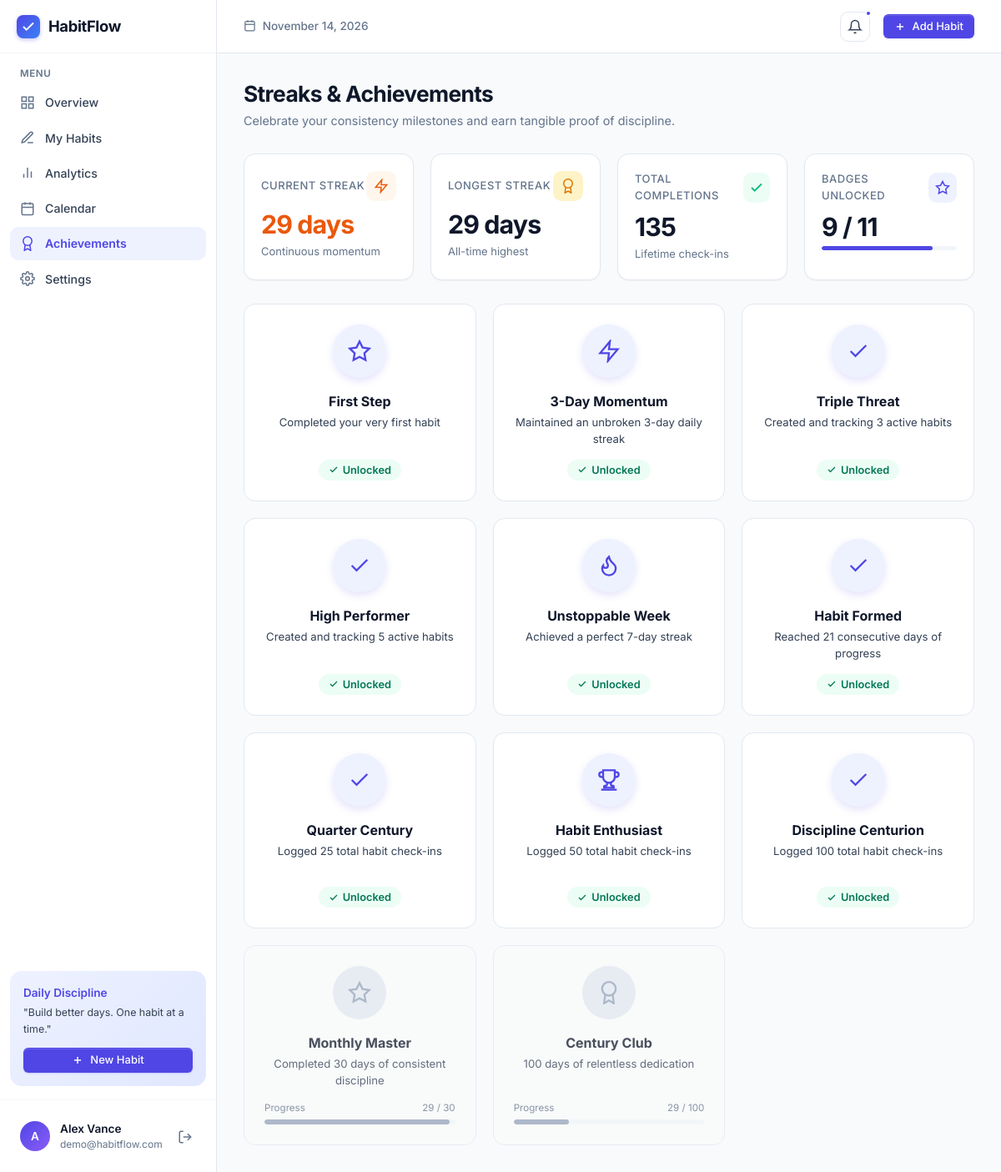
Page /app/achievements/ (signed in) on the committed database.
### tables this page shows
CREATE TABLE users (
    id INTEGER PRIMARY KEY AUTOINCREMENT,
    name TEXT NOT NULL,
    email TEXT UNIQUE NOT NULL,
    password_hash TEXT NOT NULL,
    bio TEXT DEFAULT '',
    avatar TEXT DEFAULT 'indigo',
    created_at TIMESTAMP DEFAULT CURRENT_TIMESTAMP
);

CREATE TABLE user_achievements (
    id INTEGER PRIMARY KEY AUTOINCREMENT,
    user_id INTEGER NOT NULL,
    achievement_id INTEGER NOT NULL,
    unlocked_at TIMESTAMP DEFAULT CURRENT_TIMESTAMP,
    UNIQUE(user_id, achievement_id),
    FOREIGN KEY (user_id) REFERENCES users (id) ON DELETE CASCADE,
    FOREIGN KEY (achievement_id) REFERENCES achievements (id) ON DELETE CASCADE
);

CREATE TABLE achievements (
    id INTEGER PRIMARY KEY AUTOINCREMENT,
    slug TEXT UNIQUE NOT NULL,
    title TEXT NOT NULL,
    description TEXT NOT NULL,
    icon TEXT NOT NULL,
    category TEXT NOT NULL,
    req_type TEXT NOT NULL, -- 'streak', 'total_completions', 'active_habits', 'first_habit'
    req_value INTEGER NOT NULL
);

### routes/achievements.py (the view)
@achievements_bp.route('/')
@login_required
def index():
    db = get_db()
    user_id = g.user['id']
    check_and_unlock_achievements(db, user_id)
    stats = get_user_stats(db, user_id)
    current_streak = stats['current_streak']
    best_streak = stats['best_streak']
    total_completions = stats['total_completions']
    total_active = stats['total_active']
    rows = db.execute('''
        SELECT a.*, ua.unlocked_at
        FROM achievements a
        LEFT JOIN user_achievements ua
          ON a.id = ua.achievement_id AND ua.user_id = ?
        ORDER BY (ua.unlocked_at IS NOT NULL) DESC, a.req_value ASC
    ''', (user_id,)).fetchall()
    badges = []
    unlocked_count = 0
    for r in rows:
        b = dict(r)
        is_unlocked = b['unlocked_at'] is not None
        if is_unlocked:
            unlocked_count += 1
            progress_pct = 100
            current_val = b['req_value']
        else:
            req_type = b['req_type']
            req_val = b['req_value']
            if req_type in ('first_habit', 'total_completions'):
                current_val = total_completions
            elif req_type == 'streak':
                current_val = best_streak
            elif req_type == 'active_habits':
                current_val = total_active
            else:
                current_val = 0
            progress_pct = min(100, round((current_val / req_val) * 100)) if req_val > 0 else 0
        b['is_unlocked'] = is_unlocked
        b['progress_pct'] = progress_pct
        b['current_val'] = current_val
        badges.append(b)
    total_achievements = len(badges)
    completion_rate = round((unlocked_count / total_achievements * 100)) if total_achievements > 0 else 0
    return render_template(
        'app/achievements.html',
        stats=stats,
        badges=badges,
        unlocked_count=unlocked_count,
        total_achievements=total_achievements,
        completion_rate=completion_rate
    )

### auth.py (called while the page is built)
def login_required(view):
    @functools.wraps(view)
    def wrapped_view(**kwargs):
        if g.user is None:
            flash('Please sign in to access HabitFlow.', 'info')
            return redirect(url_for('auth.login', next=request.url))
        return view(**kwargs)
    return wrapped_view

### database.py (called while the page is built)
def get_db():
    if 'db' not in g:
        db_path = current_app.config['DATABASE']
        g.db = sqlite3.connect(db_path)
        g.db.row_factory = sqlite3.Row
        g.db.execute("PRAGMA foreign_keys = ON;")
    return g.db

### templates/app/achievements.html (shortened to what this page needs)
{% extends 'app_base.html' %}
{% block app_content %}
<div class="page-header">
  <div>
    <h1 class="page-title">Streaks & Achievements</h1>
    <p class="page-subtitle">Celebrate your consistency milestones and earn tangible proof of discipline.</p>
  </div>
</div>
<div class="grid-4" style="margin-bottom: 28px;">
  <div class="metric-card">
    <div class="metric-header">
      <span class="metric-label">Current Streak</span>
      <div class="metric-icon-wrap" style="background: #FFF7ED; color: #EA580C;">
        <svg width="18" height="18" fill="none" stroke="currentColor" stroke-width="2" viewBox="0 0 24 24"><polygon points="13 2 3 14 12 14 11 22 21 10 12 10 13 2"></polygon></svg>
      </div>
    </div>
    <div class="metric-value" style="color: #EA580C;">{{ stats.current_streak }} days</div>
    <div class="metric-sub">
      <span>Continuous momentum</span>
    </div>
  </div>
  <div class="metric-card">
    <div class="metric-header">
      <span class="metric-label">Longest Streak</span>
      <div class="metric-icon-wrap" style="background: #FEF3C7; color: #D97706;">
        <svg width="18" height="18" fill="none" stroke="currentColor" stroke-width="2" viewBox="0 0 24 24"><circle cx="12" cy="8" r="7"></circle><polyline points="8.21 13.89 7 23 12 20 17 23 15.79 13.88"></polyline></svg>
      </div>
    </div>
    <div class="metric-value">{{ stats.best_streak }} days</div>
    <div class="metric-sub">
      <span>All-time highest</span>
    </div>
  </div>
  <div class="metric-card">
    <div class="metric-header">
      <span class="metric-label">Total Completions</span>
      <div class="metric-icon-wrap" style="background: var(--success-light); color: var(--success);">
        <svg width="18" height="18" fill="none" stroke="currentColor" stroke-width="2.5" viewBox="0 0 24 24"><polyline points="20 6 9 17 4 12"></polyline></svg>
      </div>
    </div>
    <div class="metric-value">{{ stats.total_completions }}</div>
    <div class="metric-sub">
      <span>Lifetime check-ins</span>
    </div>
  </div>
  <div class="metric-card">
    <div class="metric-header">
      <span class="metric-label">Badges Unlocked</span>
      <div class="metric-icon-wrap" style="background: var(--primary-light); color: var(--primary);">
        <svg width="18" height="18" fill="none" stroke="currentColor" stroke-width="2" viewBox="0 0 24 24"><polygon points="12 2 15.09 8.26 22 9.27 17 14.14 18.18 21.02 12 17.77 5.82 21.02 7 14.14 2 9.27 8.91 8.26 12 2"></polygon></svg>
      </div>
    </div>
    <div class="metric-value">{{ unlocked_count }} / {{ total_achievements }}</div>
    <div class="metric-sub">
      <div class="progress-bar-wrap" style="height: 5px; flex: 1;">
        <div class="progress-bar-fill" style="width: {{ completion_rate }}%; background-color: var(--primary);"></div>
      </div>
    </div>
  </div>
</div>
<div class="grid-3">
  {% for b in badges %}
    <div class="badge-card {% if not b.is_unlocked %}is-locked{% endif %}">
      <div class="badge-icon-frame">
        {% if b.icon == 'sparkles' %}
          <svg width="28" height="28" fill="none" stroke="currentColor" stroke-width="2" viewBox="0 0 24 24"><path d="M12 2l3.09 6.26L22 9.27l-5 4.87 1.18 6.88L12 17.77l-6.18 3.25L7 14.14 2 9.27l6.91-1.01L12 2z"></path></svg>
        {% elif b.icon == 'zap' %}
          <svg width="28" height="28" fill="none" stroke="currentColor" stroke-width="2" viewBox="0 0 24 24"><polygon points="13 2 3 14 12 14 11 22 21 10 12 10 13 2"></polygon></svg>
        {% elif b.icon == 'flame' %}
          <svg width="28" height="28" fill="none" stroke="currentColor" stroke-width="2" viewBox="0 0 24 24"><path d="M8.5 14.5A2.5 2.5 0 0 0 11 12c0-1.38-.5-2-1-3-1.072-2.143-.224-4.054 2-6 .5 2.5 2 4.9 4 6.5 2 1.6 3 3.5 3 5.5a7 7 0 1 1-14 0c0-1.153.433-2.294 1-3a2.5 2.5 0 0 0 2.5 2.5z"></path></svg>
        {% elif b.icon == 'crown' %}
          <svg width="28" height="28" fill="none" stroke="currentColor" stroke-width="2" viewBox="0 0 24 24"><polygon points="12 2 15.09 8.26 22 9.27 17 14.14 18.18 21.02 12 17.77 5.82 21.02 7 14.14 2 9.27 8.91 8.26 12 2"></polygon></svg>
        {% elif b.icon == 'award' %}
          <svg width="28" height="28" fill="none" stroke="currentColor" stroke-width="2" viewBox="0 0 24 24"><circle cx="12" cy="8" r="7"></circle><polyline points="8.21 13.89 7 23 12 20 17 23 15.79 13.88"></polyline></svg>
        {% elif b.icon == 'trophy' %}
          <svg width="28" height="28" fill="none" stroke="currentColor" stroke-width="2" viewBox="0 0 24 24"><path d="M6 9H4.5a2.5 2.5 0 0 1 0-5H6"></path><path d="M18 9h1.5a2.5 2.5 0 0 0 0-5H18"></path><path d="M4 22h16"></path><path d="M10 14.66V17c0 .55-.45 1-1 1H8c-.55 0-1 .45-1 1v1h10v-1c0-.55-.45-1-1-1h-1c-.55 0-1-.45-1-1v-2.34"></path><path d="M18 2H6v7a6 6 0 0 0 12 0V2z"></path></svg>
        {% else %}
          <svg width="28" height="28" fill="none" stroke="currentColor" stroke-width="2" viewBox="0 0 24 24"><polyline points="20 6 9 17 4 12"></polyline></svg>
        {% endif %}
      </div>
      <div class="badge-title">{{ b.title }}</div>
      <div class="badge-desc">{{ b.description }}</div>
      <div class="badge-status-tag">
        {% if b.is_unlocked %}
          <span class="badge badge-success" style="padding: 5px 12px; font-size: 0.8rem;">
            <svg width="12" height="12" fill="none" stroke="currentColor" stroke-width="2.5" viewBox="0 0 24 24"><polyline points="20 6 9 17 4 12"></polyline></svg>
            Unlocked
          </span>
        {% else %}
          <div>
            <div style="display: flex; justify-content: space-between; font-size: 0.725rem; color: var(--text-muted); margin-bottom: 5px;">
              <span>Progress</span>
              <span>{{ b.current_val }} / {{ b.req_value }}</span>
            </div>
            <div class="progress-bar-wrap" style="height: 6px;">
              <div class="progress-bar-fill" style="width: {{ b.progress_pct }}%; background-color: #94A3B8;"></div>
            </div>
          </div>
        {% endif %}
      </div>
    </div>
  {% endfor %}
</div>
{% endblock %}

### templates/app_base.html (shortened to what this page needs)
{% extends 'base.html' %}
{% block content %}
<div class="app-container">
  <aside class="app-sidebar">
    <div class="sidebar-header">
      <a href="{{ url_for('dashboard.index') }}" class="brand-link">
        <div class="brand-logo-icon">
          <svg width="18" height="18" fill="none" stroke="currentColor" stroke-width="2.5" viewBox="0 0 24 24">
            <polyline points="20 6 9 17 4 12"></polyline>
          </svg>
        </div>
        <span>HabitFlow</span>
      </a>
    </div>
    <div class="sidebar-content">
      <div>
        <div class="nav-section-title">Menu</div>
        <ul class="nav-menu">
          <li class="nav-item">
            <a href="{{ url_for('dashboard.index') }}" class="nav-link {% if request.endpoint == 'dashboard.index' %}active{% endif %}">
              <svg width="18" height="18" fill="none" stroke="currentColor" stroke-width="2" viewBox="0 0 24 24">
                <rect x="3" y="3" width="7" height="7"></rect>
                <rect x="14" y="3" width="7" height="7"></rect>
                <rect x="14" y="14" width="7" height="7"></rect>
                <rect x="3" y="14" width="7" height="7"></rect>
              </svg>
              <span>Overview</span>
            </a>
          </li>
          <li class="nav-item">
            <a href="{{ url_for('habits.index') }}" class="nav-link {% if request.endpoint and 'habits' in request.endpoint %}active{% endif %}">
              <svg width="18" height="18" fill="none" stroke="currentColor" stroke-width="2" viewBox="0 0 24 24">
                <path d="M12 20h9"></path>
                <path d="M16.5 3.5a2.121 2.121 0 0 1 3 3L7 19l-4 1 1-4L16.5 3.5z"></path>
              </svg>
              <span>My Habits</span>
            </a>
          </li>
          <li class="nav-item">
            <a href="{{ url_for('analytics.index') }}" class="nav-link {% if request.endpoint and 'analytics' in request.endpoint %}active{% endif %}">
              <svg width="18" height="18" fill="none" stroke="currentColor" stroke-width="2" viewBox="0 0 24 24">
                <line x1="18" y1="20" x2="18" y2="10"></line>
                <line x1="12" y1="20" x2="12" y2="4"></line>
                <line x1="6" y1="20" x2="6" y2="14"></line>
              </svg>
              <span>Analytics</span>
            </a>
          </li>
          <li class="nav-item">
            <a href="{{ url_for('calendar.index') }}" class="nav-link {% if request.endpoint and 'calendar' in request.endpoint %}active{% endif %}">
              <svg width="18" height="18" fill="none" stroke="currentColor" stroke-width="2" viewBox="0 0 24 24">
                <rect x="3" y="4" width="18" height="18" rx="2" ry="2"></rect>
                <line x1="16" y1="2" x2="16" y2="6"></line>
                <line x1="8" y1="2" x2="8" y2="6"></line>
                <line x1="3" y1="10" x2="21" y2="10"></line>
              </svg>
              <span>Calendar</span>
            </a>
          </li>
          <li class="nav-item">
            <a href="{{ url_for('achievements.index') }}" class="nav-link {% if request.endpoint and 'achievements' in request.endpoint %}active{% endif %}">
              <svg width="18" height="18" fill="none" stroke="currentColor" stroke-width="2" viewBox="0 0 24 24">
                <circle cx="12" cy="8" r="7"></circle>
                <polyline points="8.21 13.89 7 23 12 20 17 23 15.79 13.88"></polyline>
              </svg>
              <span>Achievements</span>
            </a>
          </li>
          <li class="nav-item">
            <a href="{{ url_for('settings.index') }}" class="nav-link {% if request.endpoint and 'settings' in request.endpoint %}active{% endif %}">
              <span>Settings</span>
            </a>
          </li>
        </ul>
      </div>
      <div style="background: linear-gradient(135deg, #EEF2FF 0%, #E0E7FF 100%); border-radius: var(--radius-lg); padding: 16px; margin-top: auto;">
        <div style="font-weight: 600; font-size: 0.85rem; color: var(--primary); margin-bottom: 4px;">Daily Discipline</div>
        <p style="font-size: 0.775rem; color: var(--text-secondary); margin-bottom: 12px;">"Build better days. One habit at a time."</p>
        <button type="button" class="btn btn-primary btn-sm" style="width: 100%;" data-modal-open="quickAddModal">
          <svg width="14" height="14" fill="none" stroke="currentColor" stroke-width="2.5" viewBox="0 0 24 24"><line x1="12" y1="5" x2="12" y2="19"></line><line x1="5" y1="12" x2="19" y2="12"></line></svg>
          <span>New Habit</span>
        </button>
      </div>
    </div>
    <div class="sidebar-footer">
      <div class="user-profile-widget">
        <div class="user-avatar">
          {{ user.name[:1].upper() if user and user.name else 'U' }}
        </div>
        <div class="user-info-text">
          <div class="user-name">{{ user.name if user else 'Guest' }}</div>
          <div class="user-role">{{ user.email if user else '' }}</div>
        </div>
        <a href="{{ url_for('auth.logout') }}" title="Sign Out" style="color: var(--text-muted); padding: 4px;">
          <svg width="18" height="18" fill="none" stroke="currentColor" stroke-width="2" viewBox="0 0 24 24">
            <path d="M9 21H5a2 2 0 0 1-2-2V5a2 2 0 0 1 2-2h4"></path>
            <polyline points="16 17 21 12 16 7"></polyline>
            <line x1="21" y1="12" x2="9" y2="12"></line>
          </svg>
        </a>
      </div>
    </div>
  </aside>
  <main class="app-main">
    <header class="app-topbar">
      <div class="topbar-left">
        <span class="topbar-date">
          {{ today_formatted }}
        </span>
      </div>
      <div class="topbar-right">
        <div class="notification-bell-wrap">
          <button type="button" class="bell-btn" id="notifBellBtn" title="Pending Reminders">
            <svg width="18" height="18" fill="none" stroke="currentColor" stroke-width="2" viewBox="0 0 24 24">
              <path d="M18 8A6 6 0 0 0 6 8c0 7-3 9-3 9h18s-3-2-3-9"></path>
              <path d="M13.73 21a2 2 0 0 1-3.46 0"></path>
            </svg>
            {% if pending_reminders|length > 0 %}
            <span class="bell-indicator"></span>
            {% endif %}
          </button>
        </div>
        <button type="button" class="btn btn-primary btn-sm" data-modal-open="quickAddModal">
          <svg width="14" height="14" fill="none" stroke="currentColor" stroke-width="2.5" viewBox="0 0 24 24">
            <line x1="12" y1="5" x2="12" y2="19"></line>
            <line x1="5" y1="12" x2="19" y2="12"></line>
          </svg>
          <span>Add Habit</span>
        </button>
      </div>
    </header>
    <div class="app-content">
      {% block app_content %}{% endblock %}
    </div>
  </main>
</div>
{% endblock %}

### templates/base.html (shortened to what this page needs)
<!DOCTYPE html>
<html lang="en">
<head>
  <link rel="stylesheet" href="{{ url_for('static', filename='css/style.css') }}">
  <link rel="stylesheet" href="{{ url_for('static', filename='css/components.css') }}">
</head>
<body>
  {% block content %}{% endblock %}
</body>
</html>

### rows in the picture
users: name "A", name "Alex Vance", email "demo@habitflow.com"
user_achievements: title "First Step", description "Completed your very first habit", shows "Unlocked"
user_achievements: title "3-Day Momentum", description "Maintained an unbroken 3-day daily streak", shows "Unlocked"
user_achievements: title "Triple Threat", description "Created and tracking 3 active habits", shows "Unlocked"
user_achievements: title "High Performer", description "Created and tracking 5 active habits", shows "Unlocked"
user_achievements: title "Unstoppable Week", description "Achieved a perfect 7-day streak", shows "Unlocked"
user_achievements: title "Habit Formed", description "Reached 21 consecutive days of progress", shows "Unlocked"
user_achievements: title "Quarter Century", description "Logged 25 total habit check-ins", shows "Unlocked"
user_achievements: title "Habit Enthusiast", description "Logged 50 total habit check-ins", shows "Unlocked"
user_achievements: title "Discipline Centurion", description "Logged 100 total habit check-ins", shows "Unlocked"
achievements: icon "crown" (drawn), title "Monthly Master", description "Completed 30 days of consistent discipline", current_val "29", req_value "30", {{ b.progress_pct }} 97 (drawn)
achievements: icon "award" (drawn), title "Century Club", description "100 days of relentless dedication", current_val "29", req_value "100"

### other values in the picture
{{ today_formatted }} "November 14, 2026"
{{ stats.current_streak }} "29"
{{ stats.best_streak }} "29"
{{ stats.total_completions }} "135"
{{ unlocked_count }} "9"
{{ total_achievements }} "11"
